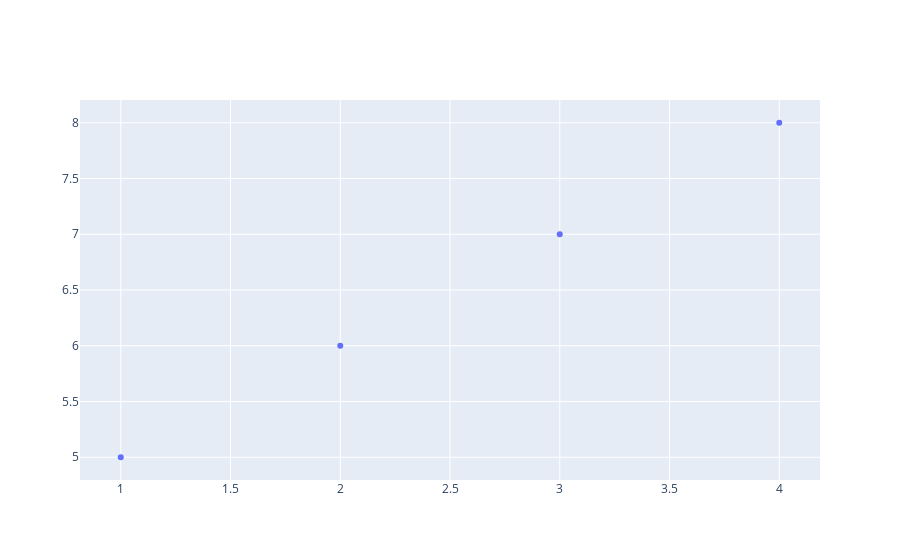

Here is the notebook cell this chart was saved with:
### Code cell
import plotly.graph_objects as go
fig=go.Figure()
fig.add_trace(go.Scatter(x=[1,2,3,4],y=[5,6,7,8], mode='markers'))
fig.show()

### Figure 1 — Plotly figure (JSON) as saved in the notebook; plotly's stock layout.template omitted (floating-point values rounded to 4 significant figures)
{"data": [{"mode": "markers", "type": "scatter", "x": [1, 2, 3, 4], "y": [5, 6, 7, 8]}], "layout": {}}
